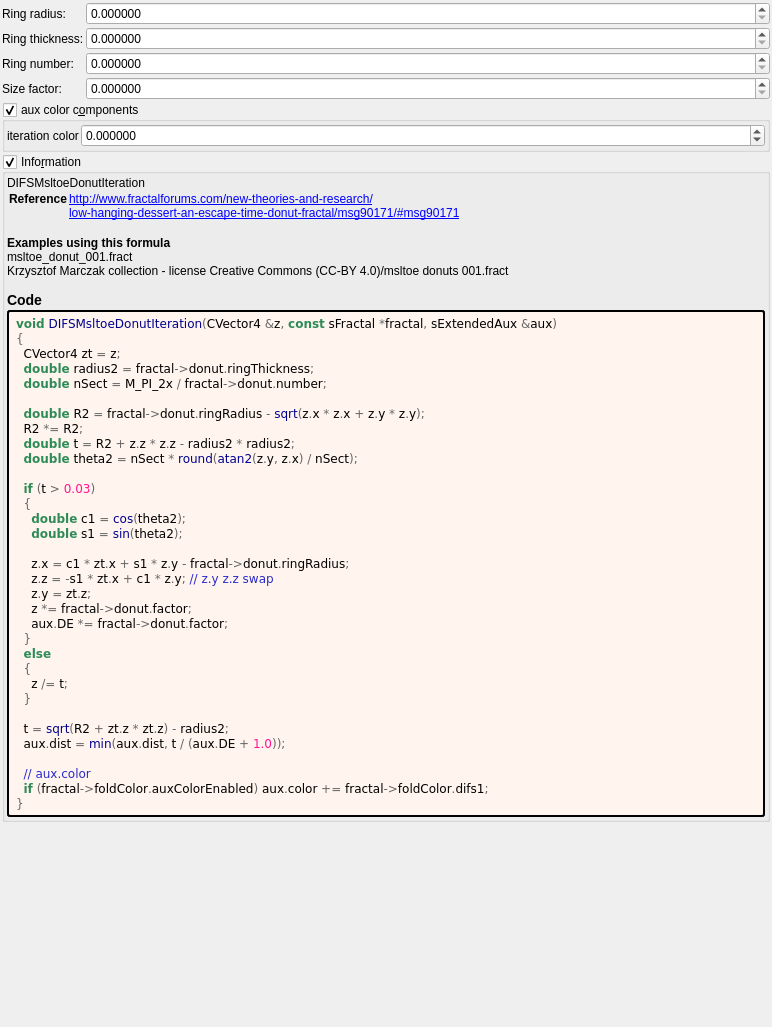
<?xml version="1.0" encoding="UTF-8"?>
<ui version="4.0">
 <class>difs_msltoe_donut</class>
 <widget class="QWidget" name="Form">
  <property name="geometry">
   <rect>
    <x>0</x>
    <y>0</y>
    <width>772</width>
    <height>1027</height>
   </rect>
  </property>
  <property name="windowTitle">
   <string notr="true">difs_msltoe_donut</string>
  </property>
  <layout class="QVBoxLayout" name="verticalLayout">
   <property name="spacing">
    <number>2</number>
   </property>
   <property name="leftMargin">
    <number>2</number>
   </property>
   <property name="topMargin">
    <number>2</number>
   </property>
   <property name="rightMargin">
    <number>2</number>
   </property>
   <property name="bottomMargin">
    <number>2</number>
   </property>
   <item>
    <layout class="QGridLayout" name="gridLayout_2" columnstretch="0,1">
     <property name="spacing">
      <number>2</number>
     </property>
     <item row="1" column="0">
      <widget class="QLabel" name="label_9">
       <property name="text">
        <string>Ring thickness:</string>
       </property>
      </widget>
     </item>
     <item row="3" column="0">
      <widget class="QLabel" name="label_11">
       <property name="text">
        <string>Size factor:</string>
       </property>
      </widget>
     </item>
     <item row="0" column="1">
      <widget class="MyDoubleSpinBox" name="spinbox_donut_ring_radius">
       <property name="sizePolicy">
        <sizepolicy hsizetype="Minimum" vsizetype="Maximum">
         <horstretch>0</horstretch>
         <verstretch>0</verstretch>
        </sizepolicy>
       </property>
       <property name="prefix">
        <string/>
       </property>
       <property name="suffix">
        <string/>
       </property>
       <property name="decimals">
        <number>6</number>
       </property>
       <property name="minimum">
        <double>0.000000000000000</double>
       </property>
       <property name="maximum">
        <double>1000.000000000000000</double>
       </property>
       <property name="singleStep">
        <double>0.100000000000000</double>
       </property>
      </widget>
     </item>
     <item row="2" column="1">
      <widget class="MyDoubleSpinBox" name="spinbox_donut_number">
       <property name="sizePolicy">
        <sizepolicy hsizetype="Minimum" vsizetype="Maximum">
         <horstretch>0</horstretch>
         <verstretch>0</verstretch>
        </sizepolicy>
       </property>
       <property name="prefix">
        <string/>
       </property>
       <property name="suffix">
        <string/>
       </property>
       <property name="decimals">
        <number>6</number>
       </property>
       <property name="minimum">
        <double>0.000000000000000</double>
       </property>
       <property name="maximum">
        <double>1000.000000000000000</double>
       </property>
       <property name="singleStep">
        <double>0.100000000000000</double>
       </property>
      </widget>
     </item>
     <item row="1" column="1">
      <widget class="MyDoubleSpinBox" name="spinbox_donut_ring_thickness">
       <property name="sizePolicy">
        <sizepolicy hsizetype="Minimum" vsizetype="Maximum">
         <horstretch>0</horstretch>
         <verstretch>0</verstretch>
        </sizepolicy>
       </property>
       <property name="prefix">
        <string/>
       </property>
       <property name="suffix">
        <string/>
       </property>
       <property name="decimals">
        <number>6</number>
       </property>
       <property name="minimum">
        <double>0.000000000000000</double>
       </property>
       <property name="maximum">
        <double>1000.000000000000000</double>
       </property>
       <property name="singleStep">
        <double>0.010000000000000</double>
       </property>
      </widget>
     </item>
     <item row="2" column="0">
      <widget class="QLabel" name="label_10">
       <property name="text">
        <string>Ring number:</string>
       </property>
      </widget>
     </item>
     <item row="3" column="1">
      <widget class="MyDoubleSpinBox" name="spinbox_donut_factor">
       <property name="sizePolicy">
        <sizepolicy hsizetype="Minimum" vsizetype="Maximum">
         <horstretch>0</horstretch>
         <verstretch>0</verstretch>
        </sizepolicy>
       </property>
       <property name="prefix">
        <string/>
       </property>
       <property name="suffix">
        <string/>
       </property>
       <property name="decimals">
        <number>6</number>
       </property>
       <property name="minimum">
        <double>0.000000000000000</double>
       </property>
       <property name="maximum">
        <double>1000.000000000000000</double>
       </property>
       <property name="singleStep">
        <double>0.100000000000000</double>
       </property>
      </widget>
     </item>
     <item row="0" column="0">
      <widget class="QLabel" name="label_7">
       <property name="text">
        <string>Ring radius:</string>
       </property>
      </widget>
     </item>
    </layout>
   </item>
   <item>
    <widget class="MyGroupBox" name="groupCheck_fold_color_aux_color_enabled">
     <property name="title">
      <string>aux color c&amp;omponents</string>
     </property>
     <property name="checkable">
      <bool>true</bool>
     </property>
     <layout class="QVBoxLayout" name="verticalLayout_11">
      <property name="leftMargin">
       <number>2</number>
      </property>
      <property name="topMargin">
       <number>2</number>
      </property>
      <property name="rightMargin">
       <number>2</number>
      </property>
      <property name="bottomMargin">
       <number>2</number>
      </property>
      <item>
       <layout class="QGridLayout" name="gridLayout_19" columnstretch="0,1">
        <property name="spacing">
         <number>2</number>
        </property>
        <item row="1" column="0">
         <widget class="QLabel" name="label_54">
          <property name="text">
           <string>iteration color</string>
          </property>
         </widget>
        </item>
        <item row="1" column="1">
         <widget class="MyDoubleSpinBox" name="spinbox_fold_color_difs1">
          <property name="sizePolicy">
           <sizepolicy hsizetype="Minimum" vsizetype="Maximum">
            <horstretch>0</horstretch>
            <verstretch>0</verstretch>
           </sizepolicy>
          </property>
          <property name="prefix">
           <string/>
          </property>
          <property name="suffix">
           <string/>
          </property>
          <property name="decimals">
           <number>6</number>
          </property>
          <property name="minimum">
           <double>-100.000000000000000</double>
          </property>
          <property name="maximum">
           <double>100.000000000000000</double>
          </property>
          <property name="singleStep">
           <double>0.100000000000000</double>
          </property>
         </widget>
        </item>
       </layout>
      </item>
     </layout>
    </widget>
   </item>
   <item>
    <widget class="MyGroupBox" name="groupCheck_info">
     <property name="title">
      <string>Info&amp;rmation</string>
     </property>
     <property name="flat">
      <bool>false</bool>
     </property>
     <property name="checkable">
      <bool>true</bool>
     </property>
     <layout class="QVBoxLayout" name="verticalLayout_2">
      <property name="spacing">
       <number>2</number>
      </property>
      <property name="leftMargin">
       <number>2</number>
      </property>
      <property name="topMargin">
       <number>2</number>
      </property>
      <property name="rightMargin">
       <number>2</number>
      </property>
      <property name="bottomMargin">
       <number>2</number>
      </property>
      <item>
       <widget class="QLabel" name="label_information_general">
        <property name="text">
         <string notr="true">&lt;p&gt;DIFSMsltoeDonutIteration&lt;/p&gt;&lt;table&gt;
&lt;tr&gt;&lt;th&gt;Reference&lt;/th&gt;&lt;td&gt;&lt;a href=&quot;http://www.fractalforums.com/new-theories-and-research/&quot;&gt;http://www.fractalforums.com/new-theories-and-research/&lt;br&gt;
&lt;a href=&quot;low-hanging-dessert-an-escape-time-donut-fractal/msg90171/#msg90171&quot;&gt;low-hanging-dessert-an-escape-time-donut-fractal/msg90171/#msg90171&lt;br&gt;
&lt;/td&gt;&lt;/tr&gt;
&lt;/table&gt;
&lt;br&gt;&lt;b&gt;Examples using this formula&lt;/b&gt;&lt;br&gt;msltoe_donut_001.fract&lt;br&gt;Krzysztof Marczak collection - license Creative Commons (CC-BY 4.0)/msltoe donuts 001.fract&lt;h3&gt;Code&lt;/h3&gt;</string>
        </property>
        <property name="wordWrap">
         <bool>true</bool>
        </property>
        <property name="openExternalLinks">
         <bool>true</bool>
        </property>
        <property name="textInteractionFlags">
         <set>Qt::LinksAccessibleByMouse|Qt::TextSelectableByMouse</set>
        </property>
       </widget>
      </item>
      <item>
       <widget class="QLabel" name="label_code_content">
        <property name="styleSheet">
         <string notr="true">border-style: outset; border-width: 2px; border-radius: 3px; border-color: black; background-color: #fff5ee; padding: 4px;</string>
        </property>
        <property name="text">
         <string notr="true">&lt;body style=&quot;background-color:#fff5ee&quot;&gt;
&lt;pre style=&quot;color:#000000; background-color:#fff5ee;  font-family:'Courier New',monospace;&quot;&gt;&lt;span style=&quot;color:#2e8b57; font-weight:bold&quot;&gt;void&lt;/span&gt; &lt;span style=&quot;color:#00008f&quot;&gt;DIFSMsltoeDonutIteration&lt;/span&gt;&lt;span style=&quot;color:#676767&quot;&gt;(&lt;/span&gt;CVector4 &lt;span style=&quot;color:#676767&quot;&gt;&amp;amp;&lt;/span&gt;z&lt;span style=&quot;color:#676767&quot;&gt;,&lt;/span&gt; &lt;span style=&quot;color:#2e8b57; font-weight:bold&quot;&gt;const&lt;/span&gt; sFractal &lt;span style=&quot;color:#676767&quot;&gt;*&lt;/span&gt;fractal&lt;span style=&quot;color:#676767&quot;&gt;,&lt;/span&gt; sExtendedAux &lt;span style=&quot;color:#676767&quot;&gt;&amp;amp;&lt;/span&gt;aux&lt;span style=&quot;color:#676767&quot;&gt;)&lt;/span&gt;
&lt;span style=&quot;color:#676767&quot;&gt;{&lt;/span&gt;
  CVector4 zt &lt;span style=&quot;color:#676767&quot;&gt;=&lt;/span&gt; z&lt;span style=&quot;color:#676767&quot;&gt;;&lt;/span&gt;
  &lt;span style=&quot;color:#2e8b57; font-weight:bold&quot;&gt;double&lt;/span&gt; radius2 &lt;span style=&quot;color:#676767&quot;&gt;=&lt;/span&gt; fractal&lt;span style=&quot;color:#676767&quot;&gt;-&amp;gt;&lt;/span&gt;donut&lt;span style=&quot;color:#676767&quot;&gt;.&lt;/span&gt;ringThickness&lt;span style=&quot;color:#676767&quot;&gt;;&lt;/span&gt;
  &lt;span style=&quot;color:#2e8b57; font-weight:bold&quot;&gt;double&lt;/span&gt; nSect &lt;span style=&quot;color:#676767&quot;&gt;=&lt;/span&gt; M_PI_2x &lt;span style=&quot;color:#676767&quot;&gt;/&lt;/span&gt; fractal&lt;span style=&quot;color:#676767&quot;&gt;-&amp;gt;&lt;/span&gt;donut&lt;span style=&quot;color:#676767&quot;&gt;.&lt;/span&gt;number&lt;span style=&quot;color:#676767&quot;&gt;;&lt;/span&gt;

  &lt;span style=&quot;color:#2e8b57; font-weight:bold&quot;&gt;double&lt;/span&gt; R2 &lt;span style=&quot;color:#676767&quot;&gt;=&lt;/span&gt; fractal&lt;span style=&quot;color:#676767&quot;&gt;-&amp;gt;&lt;/span&gt;donut&lt;span style=&quot;color:#676767&quot;&gt;.&lt;/span&gt;ringRadius &lt;span style=&quot;color:#676767&quot;&gt;-&lt;/span&gt; &lt;span style=&quot;color:#00008f&quot;&gt;sqrt&lt;/span&gt;&lt;span style=&quot;color:#676767&quot;&gt;(&lt;/span&gt;z&lt;span style=&quot;color:#676767&quot;&gt;.&lt;/span&gt;x &lt;span style=&quot;color:#676767&quot;&gt;*&lt;/span&gt; z&lt;span style=&quot;color:#676767&quot;&gt;.&lt;/span&gt;x &lt;span style=&quot;color:#676767&quot;&gt;+&lt;/span&gt; z&lt;span style=&quot;color:#676767&quot;&gt;.&lt;/span&gt;y &lt;span style=&quot;color:#676767&quot;&gt;*&lt;/span&gt; z&lt;span style=&quot;color:#676767&quot;&gt;.&lt;/span&gt;y&lt;span style=&quot;color:#676767&quot;&gt;);&lt;/span&gt;
  R2 &lt;span style=&quot;color:#676767&quot;&gt;*=&lt;/span&gt; R2&lt;span style=&quot;color:#676767&quot;&gt;;&lt;/span&gt;
  &lt;span style=&quot;color:#2e8b57; font-weight:bold&quot;&gt;double&lt;/span&gt; t &lt;span style=&quot;color:#676767&quot;&gt;=&lt;/span&gt; R2 &lt;span style=&quot;color:#676767&quot;&gt;+&lt;/span&gt; z&lt;span style=&quot;color:#676767&quot;&gt;.&lt;/span&gt;z &lt;span style=&quot;color:#676767&quot;&gt;*&lt;/span&gt; z&lt;span style=&quot;color:#676767&quot;&gt;.&lt;/span&gt;z &lt;span style=&quot;color:#676767&quot;&gt;-&lt;/span&gt; radius2 &lt;span style=&quot;color:#676767&quot;&gt;*&lt;/span&gt; radius2&lt;span style=&quot;color:#676767&quot;&gt;;&lt;/span&gt;
  &lt;span style=&quot;color:#2e8b57; font-weight:bold&quot;&gt;double&lt;/span&gt; theta2 &lt;span style=&quot;color:#676767&quot;&gt;=&lt;/span&gt; nSect &lt;span style=&quot;color:#676767&quot;&gt;*&lt;/span&gt; &lt;span style=&quot;color:#00008f&quot;&gt;round&lt;/span&gt;&lt;span style=&quot;color:#676767&quot;&gt;(&lt;/span&gt;&lt;span style=&quot;color:#00008f&quot;&gt;atan2&lt;/span&gt;&lt;span style=&quot;color:#676767&quot;&gt;(&lt;/span&gt;z&lt;span style=&quot;color:#676767&quot;&gt;.&lt;/span&gt;y&lt;span style=&quot;color:#676767&quot;&gt;,&lt;/span&gt; z&lt;span style=&quot;color:#676767&quot;&gt;.&lt;/span&gt;x&lt;span style=&quot;color:#676767&quot;&gt;) /&lt;/span&gt; nSect&lt;span style=&quot;color:#676767&quot;&gt;);&lt;/span&gt;

  &lt;span style=&quot;color:#2e8b57; font-weight:bold&quot;&gt;if&lt;/span&gt; &lt;span style=&quot;color:#676767&quot;&gt;(&lt;/span&gt;t &lt;span style=&quot;color:#676767&quot;&gt;&amp;gt;&lt;/span&gt; &lt;span style=&quot;color:#ff1493&quot;&gt;0.03&lt;/span&gt;&lt;span style=&quot;color:#676767&quot;&gt;)&lt;/span&gt;
  &lt;span style=&quot;color:#676767&quot;&gt;{&lt;/span&gt;
    &lt;span style=&quot;color:#2e8b57; font-weight:bold&quot;&gt;double&lt;/span&gt; c1 &lt;span style=&quot;color:#676767&quot;&gt;=&lt;/span&gt; &lt;span style=&quot;color:#00008f&quot;&gt;cos&lt;/span&gt;&lt;span style=&quot;color:#676767&quot;&gt;(&lt;/span&gt;theta2&lt;span style=&quot;color:#676767&quot;&gt;);&lt;/span&gt;
    &lt;span style=&quot;color:#2e8b57; font-weight:bold&quot;&gt;double&lt;/span&gt; s1 &lt;span style=&quot;color:#676767&quot;&gt;=&lt;/span&gt; &lt;span style=&quot;color:#00008f&quot;&gt;sin&lt;/span&gt;&lt;span style=&quot;color:#676767&quot;&gt;(&lt;/span&gt;theta2&lt;span style=&quot;color:#676767&quot;&gt;);&lt;/span&gt;

    z&lt;span style=&quot;color:#676767&quot;&gt;.&lt;/span&gt;x &lt;span style=&quot;color:#676767&quot;&gt;=&lt;/span&gt; c1 &lt;span style=&quot;color:#676767&quot;&gt;*&lt;/span&gt; zt&lt;span style=&quot;color:#676767&quot;&gt;.&lt;/span&gt;x &lt;span style=&quot;color:#676767&quot;&gt;+&lt;/span&gt; s1 &lt;span style=&quot;color:#676767&quot;&gt;*&lt;/span&gt; z&lt;span style=&quot;color:#676767&quot;&gt;.&lt;/span&gt;y &lt;span style=&quot;color:#676767&quot;&gt;-&lt;/span&gt; fractal&lt;span style=&quot;color:#676767&quot;&gt;-&amp;gt;&lt;/span&gt;donut&lt;span style=&quot;color:#676767&quot;&gt;.&lt;/span&gt;ringRadius&lt;span style=&quot;color:#676767&quot;&gt;;&lt;/span&gt;
    z&lt;span style=&quot;color:#676767&quot;&gt;.&lt;/span&gt;z &lt;span style=&quot;color:#676767&quot;&gt;= -&lt;/span&gt;s1 &lt;span style=&quot;color:#676767&quot;&gt;*&lt;/span&gt; zt&lt;span style=&quot;color:#676767&quot;&gt;.&lt;/span&gt;x &lt;span style=&quot;color:#676767&quot;&gt;+&lt;/span&gt; c1 &lt;span style=&quot;color:#676767&quot;&gt;*&lt;/span&gt; z&lt;span style=&quot;color:#676767&quot;&gt;.&lt;/span&gt;y&lt;span style=&quot;color:#676767&quot;&gt;;&lt;/span&gt; &lt;span style=&quot;color:#2929cc&quot;&gt;// z.y z.z swap&lt;/span&gt;
    z&lt;span style=&quot;color:#676767&quot;&gt;.&lt;/span&gt;y &lt;span style=&quot;color:#676767&quot;&gt;=&lt;/span&gt; zt&lt;span style=&quot;color:#676767&quot;&gt;.&lt;/span&gt;z&lt;span style=&quot;color:#676767&quot;&gt;;&lt;/span&gt;
    z &lt;span style=&quot;color:#676767&quot;&gt;*=&lt;/span&gt; fractal&lt;span style=&quot;color:#676767&quot;&gt;-&amp;gt;&lt;/span&gt;donut&lt;span style=&quot;color:#676767&quot;&gt;.&lt;/span&gt;factor&lt;span style=&quot;color:#676767&quot;&gt;;&lt;/span&gt;
    aux&lt;span style=&quot;color:#676767&quot;&gt;.&lt;/span&gt;DE &lt;span style=&quot;color:#676767&quot;&gt;*=&lt;/span&gt; fractal&lt;span style=&quot;color:#676767&quot;&gt;-&amp;gt;&lt;/span&gt;donut&lt;span style=&quot;color:#676767&quot;&gt;.&lt;/span&gt;factor&lt;span style=&quot;color:#676767&quot;&gt;;&lt;/span&gt;
  &lt;span style=&quot;color:#676767&quot;&gt;}&lt;/span&gt;
  &lt;span style=&quot;color:#2e8b57; font-weight:bold&quot;&gt;else&lt;/span&gt;
  &lt;span style=&quot;color:#676767&quot;&gt;{&lt;/span&gt;
    z &lt;span style=&quot;color:#676767&quot;&gt;/=&lt;/span&gt; t&lt;span style=&quot;color:#676767&quot;&gt;;&lt;/span&gt;
  &lt;span style=&quot;color:#676767&quot;&gt;}&lt;/span&gt;

  t &lt;span style=&quot;color:#676767&quot;&gt;=&lt;/span&gt; &lt;span style=&quot;color:#00008f&quot;&gt;sqrt&lt;/span&gt;&lt;span style=&quot;color:#676767&quot;&gt;(&lt;/span&gt;R2 &lt;span style=&quot;color:#676767&quot;&gt;+&lt;/span&gt; zt&lt;span style=&quot;color:#676767&quot;&gt;.&lt;/span&gt;z &lt;span style=&quot;color:#676767&quot;&gt;*&lt;/span&gt; zt&lt;span style=&quot;color:#676767&quot;&gt;.&lt;/span&gt;z&lt;span style=&quot;color:#676767&quot;&gt;) -&lt;/span&gt; radius2&lt;span style=&quot;color:#676767&quot;&gt;;&lt;/span&gt;
  aux&lt;span style=&quot;color:#676767&quot;&gt;.&lt;/span&gt;dist &lt;span style=&quot;color:#676767&quot;&gt;=&lt;/span&gt; &lt;span style=&quot;color:#00008f&quot;&gt;min&lt;/span&gt;&lt;span style=&quot;color:#676767&quot;&gt;(&lt;/span&gt;aux&lt;span style=&quot;color:#676767&quot;&gt;.&lt;/span&gt;dist&lt;span style=&quot;color:#676767&quot;&gt;,&lt;/span&gt; t &lt;span style=&quot;color:#676767&quot;&gt;/ (&lt;/span&gt;aux&lt;span style=&quot;color:#676767&quot;&gt;.&lt;/span&gt;DE &lt;span style=&quot;color:#676767&quot;&gt;+&lt;/span&gt; &lt;span style=&quot;color:#ff1493&quot;&gt;1.0&lt;/span&gt;&lt;span style=&quot;color:#676767&quot;&gt;));&lt;/span&gt;

  &lt;span style=&quot;color:#2929cc&quot;&gt;// aux.color&lt;/span&gt;
  &lt;span style=&quot;color:#2e8b57; font-weight:bold&quot;&gt;if&lt;/span&gt; &lt;span style=&quot;color:#676767&quot;&gt;(&lt;/span&gt;fractal&lt;span style=&quot;color:#676767&quot;&gt;-&amp;gt;&lt;/span&gt;foldColor&lt;span style=&quot;color:#676767&quot;&gt;.&lt;/span&gt;auxColorEnabled&lt;span style=&quot;color:#676767&quot;&gt;)&lt;/span&gt; aux&lt;span style=&quot;color:#676767&quot;&gt;.&lt;/span&gt;color &lt;span style=&quot;color:#676767&quot;&gt;+=&lt;/span&gt; fractal&lt;span style=&quot;color:#676767&quot;&gt;-&amp;gt;&lt;/span&gt;foldColor&lt;span style=&quot;color:#676767&quot;&gt;.&lt;/span&gt;difs1&lt;span style=&quot;color:#676767&quot;&gt;;&lt;/span&gt;
&lt;span style=&quot;color:#676767&quot;&gt;}&lt;/span&gt;
&lt;/pre&gt;
&lt;/body&gt;</string>
        </property>
        <property name="wordWrap">
         <bool>true</bool>
        </property>
        <property name="openExternalLinks">
         <bool>true</bool>
        </property>
        <property name="textInteractionFlags">
         <set>Qt::LinksAccessibleByMouse|Qt::TextSelectableByMouse</set>
        </property>
       </widget>
      </item>
     </layout>
    </widget>
   </item>
   <item>
    <spacer name="verticalSpacer">
     <property name="orientation">
      <enum>Qt::Vertical</enum>
     </property>
     <property name="sizeHint" stdset="0">
      <size>
       <width>20</width>
       <height>40</height>
      </size>
     </property>
    </spacer>
   </item>
  </layout>
 </widget>
 <customwidgets>
  <customwidget>
   <class>MyGroupBox</class>
   <extends>QGroupBox</extends>
   <header>my_group_box.h</header>
   <container>1</container>
  </customwidget>
  <customwidget>
   <class>MyDoubleSpinBox</class>
   <extends>QDoubleSpinBox</extends>
   <header>my_double_spin_box.h</header>
  </customwidget>
 </customwidgets>
 <tabstops>
  <tabstop>spinbox_donut_ring_radius</tabstop>
  <tabstop>spinbox_donut_ring_thickness</tabstop>
  <tabstop>spinbox_donut_number</tabstop>
  <tabstop>spinbox_donut_factor</tabstop>
  <tabstop>groupCheck_info</tabstop>
 </tabstops>
 <resources/>
 <connections/>
</ui>
